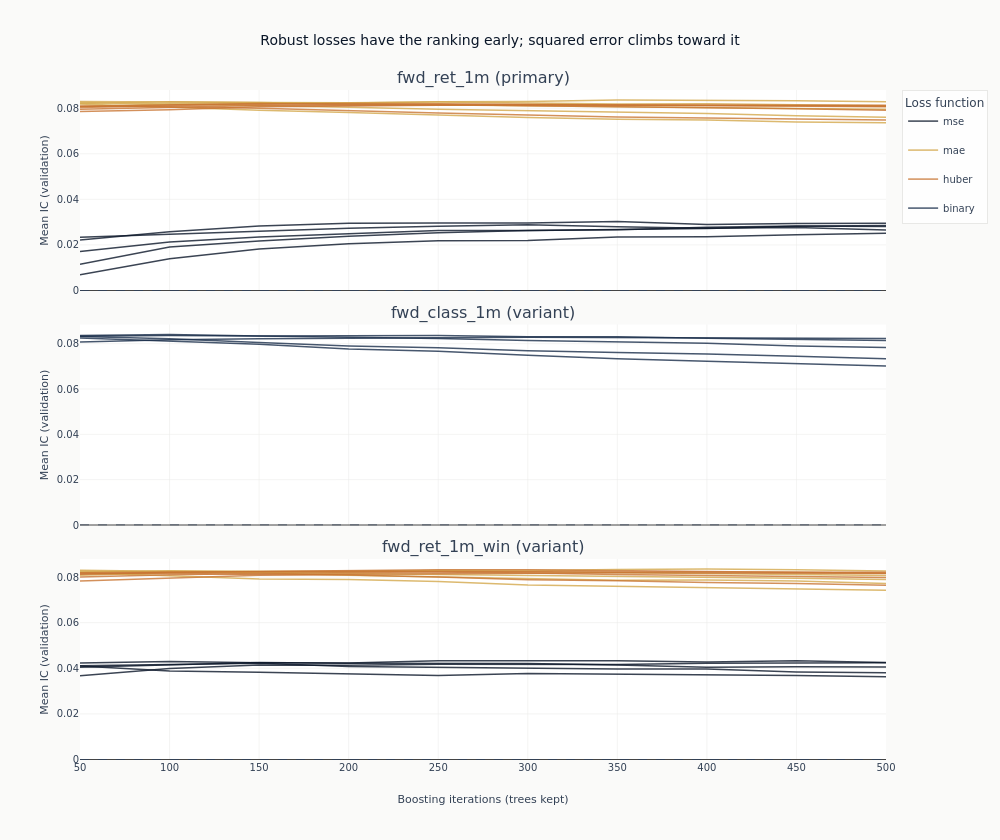

Here is the notebook cell this chart was saved with:
### Markdown cell above
### What more trees do

Each line traces one configuration's out-of-sample IC as trees are added to it, inside its own
target's panel. This is the figure the checkpoint dimension exists to produce, and it separates
two things a single end-of-training number cannot.

A line that rises and then flattens has learned what it is going to learn; a line still climbing
at the last checkpoint has not converged at the declared training length, and its final number
is a lower bound rather than a level. The colour is the loss function, which is the axis with a
mechanism behind it.

### Code cell
curves = catalog.filter("full_coverage").sort("label", "config_name", "checkpoint_value")
objectives = {
    "mse": COLORS["blue"],
    "mae": COLORS["amber"],
    "huber": COLORS["copper"],
    "binary": COLORS["slate"],
}


def objective_of(name: str) -> str:
    """Read the loss function out of a declared configuration name.

    Raising on an unrecognised name rather than defaulting is the point. The classification
    target declares `*_binary` configurations, and a default of `mse` would draw them in the
    squared-error colour under a legend saying the colour is the loss function.
    """
    match = next((key for key in objectives if name.endswith(key)), None)
    if match is None:
        raise ValueError(f"{name!r} does not end in a declared objective: {sorted(objectives)}")
    return match


fig_curves = make_subplots(
    rows=len(panel_labels),
    cols=1,
    shared_xaxes=True,
    shared_yaxes=True,
    vertical_spacing=0.05,
    subplot_titles=[
        f"{label} ({'primary' if label == primary else 'variant'})" for label in panel_labels
    ],
)
drawn_objectives: set[str] = set()
for row, label in enumerate(panel_labels, start=1):
    panel = curves.filter(pl.col("label") == label)
    for objective, color in objectives.items():
        members = [
            name
            for name in panel.get_column("config_name").unique(maintain_order=True)
            if objective_of(name) == objective
        ]
        for config_name in members:
            series = panel.filter(pl.col("config_name") == config_name)
            fig_curves.add_trace(
                go.Scatter(
                    x=series.get_column("checkpoint_value").to_list(),
                    y=series.get_column("ic_mean").to_list(),
                    mode="lines",
                    name=objective,
                    legendgroup=objective,
                    # One legend entry per loss function, not per configuration: the colour is
                    # the claim, and thirty-five named lines would bury it.
                    showlegend=objective not in drawn_objectives,
                    line=dict(color=color, width=1.5),
                    opacity=0.8,
                ),
                row=row,
                col=1,
            )
            drawn_objectives.add(objective)
    fig_curves.add_hline(
        y=0, line_width=1, line_dash="dash", line_color=COLORS["neutral"], row=row, col=1
    )
    fig_curves.update_yaxes(title_text="Mean IC (validation)", row=row, col=1)
fig_curves.update_xaxes(title_text="Boosting iterations (trees kept)", row=len(panel_labels), col=1)
fig_curves.update_layout(
    title="Robust losses have the ranking early; squared error climbs toward it",
    height=280 * len(panel_labels),
    width=1000,
    margin=dict(t=90),
    legend=dict(title_text="Loss function"),
)
# How many configurations are still climbing at the last checkpoint is a fact about the frame, so
# the alt text reads it rather than asserting a shape the next run may not reproduce.
climbing = (
    curves.group_by("label", "config_name")
    .agg(
        first_ic=pl.col("ic_mean").sort_by("checkpoint_value").first(),
        last_ic=pl.col("ic_mean").sort_by("checkpoint_value").last(),
        peak_checkpoint=pl.col("checkpoint_value").sort_by("ic_mean", descending=True).first(),
        last_checkpoint=pl.col("checkpoint_value").max(),
    )
    .with_columns(
        gain=pl.col("last_ic") - pl.col("first_ic"),
        peaks_at_the_end=pl.col("peak_checkpoint") == pl.col("last_checkpoint"),
    )
)
climb_text = "; ".join(
    f"{row['label']}: {row['at_end']} of {row['total']}"
    for row in climbing.group_by("label")
    .agg(total=pl.len(), at_end=pl.col("peaks_at_the_end").sum())
    .sort("label")
    .iter_rows(named=True)
)
show_plotly_with_alt(
    fig_curves,
    "Line charts of mean validation information coefficient against boosting iteration, one line "
    "per configuration, coloured by loss function: dark navy for squared error, gold for absolute "
    "error, copper for Huber, slate for the binary objective the classification target declares. "
    "One panel per label, sharing both axes, each with a dashed zero line. Counted from the "
    f"frame, the configurations whose highest point is their last checkpoint are {climb_text}. "
    "The gold and copper lines sit above the navy ones in both regression panels.",
)

### Figure 1 — Plotly figure (JSON) as saved in the notebook; plotly's stock layout.template omitted (floating-point values rounded to 4 significant figures)
{"data": [{"legendgroup": "mse", "line": {"color": "#0a1628", "width": 1.5}, "mode": "lines", "name": "mse", "opacity": 0.8, "showlegend": true, "type": "scatter", "x": [50, 100, 150, 200, 250, 300, 350, 400, 450, 500], "xaxis": "x", "y": [0.02339, 0.02468, 0.02629, 0.02737, 0.02818, 0.0289, 0.02801, 0.02737, 0.02761, 0.02658], "yaxis": "y"}, {"legendgroup": "mse", "line": {"color": "#0a1628", "width": 1.5}, "mode": "lines", "name": "mse", "opacity": 0.8, "showlegend": false, "type": "scatter", "x": [50, 100, 150, 200, 250, 300, 350, 400, 450, 500], "xaxis": "x", "y": [0.01147, 0.01907, 0.02177, 0.02385, 0.02531, 0.02629, 0.02666, 0.02781, 0.02827, 0.02806], "yaxis": "y"}, {"legendgroup": "mse", "line": {"color": "#0a1628", "width": 1.5}, "mode": "lines", "name": "mse", "opacity": 0.8, "showlegend": false, "type": "scatter", "x": [50, 100, 150, 200, 250, 300, 350, 400, 450, 500], "xaxis": "x", "y": [0.01711, 0.02124, 0.02346, 0.02499, 0.02633, 0.02638, 0.0268, 0.02721, 0.02821, 0.02855], "yaxis": "y"}, {"legendgroup": "mse", "line": {"color": "#0a1628", "width": 1.5}, "mode": "lines", "name": "mse", "opacity": 0.8, "showlegend": false, "type": "scatter", "x": [50, 100, 150, 200, 250, 300, 350, 400, 450, 500], "xaxis": "x", "y": [0.02218, 0.02581, 0.02827, 0.02955, 0.02968, 0.02961, 0.0303, 0.02893, 0.0294, 0.0295], "yaxis": "y"}, {"legendgroup": "mse", "line": {"color": "#0a1628", "width": 1.5}, "mode": "lines", "name": "mse", "opacity": 0.8, "showlegend": false, "type": "scatter", "x": [50, 100, 150, 200, 250, 300, 350, 400, 450, 500], "xaxis": "x", "y": [0.006856, 0.01395, 0.01821, 0.0205, 0.02185, 0.02199, 0.02346, 0.02362, 0.02446, 0.02517], "yaxis": "y"}, {"legendgroup": "mae", "line": {"color": "#D4A84B", "width": 1.5}, "mode": "lines", "name": "mae", "opacity": 0.8, "showlegend": true, "type": "scatter", "x": [50, 100, 150, 200, 250, 300, 350, 400, 450, 500], "xaxis": "x", "y": [0.08187, 0.08049, 0.07909, 0.07807, 0.07693, 0.07598, 0.07519, 0.07483, 0.07399, 0.07357], "yaxis": "y"}, {"legendgroup": "mae", "line": {"color": "#D4A84B", "width": 1.5}, "mode": "lines", "name": "mae", "opacity": 0.8, "showlegend": false, "type": "scatter", "x": [50, 100, 150, 200, 250, 300, 350, 400, 450, 500], "xaxis": "x", "y": [0.08207, 0.08279, 0.08252, 0.08242, 0.08272, 0.08244, 0.08183, 0.08197, 0.08146, 0.08112], "yaxis": "y"}, {"legendgroup": "mae", "line": {"color": "#D4A84B", "width": 1.5}, "mode": "lines", "name": "mae", "opacity": 0.8, "showlegend": false, "type": "scatter", "x": [50, 100, 150, 200, 250, 300, 350, 400, 450, 500], "xaxis": "x", "y": [0.08293, 0.08272, 0.08256, 0.08187, 0.08144, 0.08104, 0.08071, 0.08007, 0.07988, 0.07954], "yaxis": "y"}, {"legendgroup": "mae", "line": {"color": "#D4A84B", "width": 1.5}, "mode": "lines", "name": "mae", "opacity": 0.8, "showlegend": false, "type": "scatter", "x": [50, 100, 150, 200, 250, 300, 350, 400, 450, 500], "xaxis": "x", "y": [0.08255, 0.08187, 0.08126, 0.08038, 0.0795, 0.07881, 0.07811, 0.0777, 0.07667, 0.07601], "yaxis": "y"}, {"legendgroup": "mae", "line": {"color": "#D4A84B", "width": 1.5}, "mode": "lines", "name": "mae", "opacity": 0.8, "showlegend": false, "type": "scatter", "x": [50, 100, 150, 200, 250, 300, 350, 400, 450, 500], "xaxis": "x", "y": [0.08078, 0.08182, 0.08222, 0.0823, 0.08281, 0.08291, 0.08359, 0.08348, 0.08327, 0.08286], "yaxis": "y"}, {"legendgroup": "huber", "line": {"color": "#C87533", "width": 1.5}, "mode": "lines", "name": "huber", "opacity": 0.8, "showlegend": true, "type": "scatter", "x": [50, 100, 150, 200, 250, 300, 350, 400, 450, 500], "xaxis": "x", "y": [0.08092, 0.08065, 0.07994, 0.07883, 0.0779, 0.07699, 0.07614, 0.07566, 0.07538, 0.07488], "yaxis": "y"}, {"legendgroup": "huber", "line": {"color": "#C87533", "width": 1.5}, "mode": "lines", "name": "huber", "opacity": 0.8, "showlegend": false, "type": "scatter", "x": [50, 100, 150, 200, 250, 300, 350, 400, 450, 500], "xaxis": "x", "y": [0.07956, 0.08046, 0.08121, 0.08135, 0.08149, 0.08152, 0.08139, 0.08133, 0.08126, 0.08134], "yaxis": "y"}, {"legendgroup": "huber", "line": {"color": "#C87533", "width": 1.5}, "mode": "lines", "name": "huber", "opacity": 0.8, "showlegend": false, "type": "scatter", "x": [50, 100, 150, 200, 250, 300, 350, 400, 450, 500], "xaxis": "x", "y": [0.08034, 0.08124, 0.08175, 0.08209, 0.08194, 0.08162, 0.08133, 0.08127, 0.08097, 0.08061], "yaxis": "y"}, {"legendgroup": "huber", "line": {"color": "#C87533", "width": 1.5}, "mode": "lines", "name": "huber", "opacity": 0.8, "showlegend": false, "type": "scatter", "x": [50, 100, 150, 200, 250, 300, 350, 400, 450, 500], "xaxis": "x", "y": [0.08088, 0.08161, 0.08202, 0.08167, 0.08161, 0.08105, 0.08067, 0.08016, 0.07975, 0.07916], "yaxis": "y"}, {"legendgroup": "huber", "line": {"color": "#C87533", "width": 1.5}, "mode": "lines", "name": "huber", "opacity": 0.8, "showlegend": false, "type": "scatter", "x": [50, 100, 150, 200, 250, 300, 350, 400, 450, 500], "xaxis": "x", "y": [0.07854, 0.07931, 0.08063, 0.08102, 0.08133, 0.08139, 0.08137, 0.08129, 0.08107, 0.08092], "yaxis": "y"}, {"legendgroup": "binary", "line": {"color": "#1a2d4a", "width": 1.5}, "mode": "lines", "name": "binary", "opacity": 0.8, "showlegend": true, "type": "scatter", "x": [50, 100, 150, 200, 250, 300, 350, 400, 450, 500], "xaxis": "x2", "y": [0.08252, 0.08121, 0.07971, 0.07763, 0.07667, 0.07493, 0.07334, 0.07227, 0.07104, 0.07014], "yaxis": "y2"}, {"legendgroup": "binary", "line": {"color": "#1a2d4a", "width": 1.5}, "mode": "lines", "name": "binary", "opacity": 0.8, "showlegend": false, "type": "scatter", "x": [50, 100, 150, 200, 250, 300, 350, 400, 450, 500], "xaxis": "x2", "y": [0.08331, 0.08358, 0.08344, 0.08344, 0.08361, 0.08308, 0.08307, 0.08236, 0.08174, 0.08137], "yaxis": "y2"}, {"legendgroup": "binary", "line": {"color": "#1a2d4a", "width": 1.5}, "mode": "lines", "name": "binary", "opacity": 0.8, "showlegend": false, "type": "scatter", "x": [50, 100, 150, 200, 250, 300, 350, 400, 450, 500], "xaxis": "x2", "y": [0.08357, 0.08404, 0.08337, 0.08282, 0.08233, 0.08138, 0.08072, 0.08022, 0.07894, 0.07829], "yaxis": "y2"}, {"legendgroup": "binary", "line": {"color": "#1a2d4a", "width": 1.5}, "mode": "lines", "name": "binary", "opacity": 0.8, "showlegend": false, "type": "scatter", "x": [50, 100, 150, 200, 250, 300, 350, 400, 450, 500], "xaxis": "x2", "y": [0.08314, 0.08223, 0.08054, 0.07897, 0.07817, 0.07694, 0.07616, 0.07551, 0.07447, 0.07341], "yaxis": "y2"}, {"legendgroup": "binary", "line": {"color": "#1a2d4a", "width": 1.5}, "mode": "lines", "name": "binary", "opacity": 0.8, "showlegend": false, "type": "scatter", "x": [50, 100, 150, 200, 250, 300, 350, 400, 450, 500], "xaxis": "x2", "y": [0.08077, 0.08179, 0.0822, 0.08227, 0.0826, 0.08282, 0.08273, 0.08258, 0.08243, 0.08228], "yaxis": "y2"}, {"legendgroup": "mse", "line": {"color": "#0a1628", "width": 1.5}, "mode": "lines", "name": "mse", "opacity": 0.8, "showlegend": false, "type": "scatter", "x": [50, 100, 150, 200, 250, 300, 350, 400, 450, 500], "xaxis": "x3", "y": [0.04096, 0.03883, 0.03825, 0.03744, 0.03687, 0.03768, 0.03748, 0.03719, 0.03687, 0.0363], "yaxis": "y3"}, {"legendgroup": "mse", "line": {"color": "#0a1628", "width": 1.5}, "mode": "lines", "name": "mse", "opacity": 0.8, "showlegend": false, "type": "scatter", "x": [50, 100, 150, 200, 250, 300, 350, 400, 450, 500], "xaxis": "x3", "y": [0.04042, 0.04152, 0.04254, 0.0422, 0.04227, 0.04203, 0.04144, 0.04044, 0.04062, 0.04057], "yaxis": "y3"}, {"legendgroup": "mse", "line": {"color": "#0a1628", "width": 1.5}, "mode": "lines", "name": "mse", "opacity": 0.8, "showlegend": false, "type": "scatter", "x": [50, 100, 150, 200, 250, 300, 350, 400, 450, 500], "xaxis": "x3", "y": [0.04232, 0.04299, 0.04242, 0.04229, 0.04332, 0.04327, 0.04326, 0.04272, 0.04327, 0.04248], "yaxis": "y3"}, {"legendgroup": "mse", "line": {"color": "#0a1628", "width": 1.5}, "mode": "lines", "name": "mse", "opacity": 0.8, "showlegend": false, "type": "scatter", "x": [50, 100, 150, 200, 250, 300, 350, 400, 450, 500], "xaxis": "x3", "y": [0.04105, 0.0417, 0.04215, 0.04076, 0.04032, 0.03991, 0.03966, 0.03964, 0.03841, 0.038], "yaxis": "y3"}, {"legendgroup": "mse", "line": {"color": "#0a1628", "width": 1.5}, "mode": "lines", "name": "mse", "opacity": 0.8, "showlegend": false, "type": "scatter", "x": [50, 100, 150, 200, 250, 300, 350, 400, 450, 500], "xaxis": "x3", "y": [0.03669, 0.03988, 0.04147, 0.04136, 0.04174, 0.0415, 0.0416, 0.04216, 0.04233, 0.04241], "yaxis": "y3"}, {"legendgroup": "mae", "line": {"color": "#D4A84B", "width": 1.5}, "mode": "lines", "name": "mae", "opacity": 0.8, "showlegend": false, "type": "scatter", "x": [50, 100, 150, 200, 250, 300, 350, 400, 450, 500], "xaxis": "x3", "y": [0.08197, 0.08038, 0.0791, 0.07889, 0.078, 0.07652, 0.07593, 0.07551, 0.07472, 0.07418], "yaxis": "y3"}, {"legendgroup": "mae", "line": {"color": "#D4A84B", "width": 1.5}, "mode": "lines", "name": "mae", "opacity": 0.8, "showlegend": false, "type": "scatter", "x": [50, 100, 150, 200, 250, 300, 350, 400, 450, 500], "xaxis": "x3", "y": [0.08207, 0.08279, 0.08252, 0.08238, 0.08273, 0.08227, 0.0817, 0.08154, 0.08108, 0.08068], "yaxis": "y3"}, {"legendgroup": "mae", "line": {"color": "#D4A84B", "width": 1.5}, "mode": "lines", "name": "mae", "opacity": 0.8, "showlegend": false, "type": "scatter", "x": [50, 100, 150, 200, 250, 300, 350, 400, 450, 500], "xaxis": "x3", "y": [0.08293, 0.08255, 0.08194, 0.08154, 0.08106, 0.08071, 0.08036, 0.07983, 0.07945, 0.0789], "yaxis": "y3"}, {"legendgroup": "mae", "line": {"color": "#D4A84B", "width": 1.5}, "mode": "lines", "name": "mae", "opacity": 0.8, "showlegend": false, "type": "scatter", "x": [50, 100, 150, 200, 250, 300, 350, 400, 450, 500], "xaxis": "x3", "y": [0.08248, 0.08211, 0.08185, 0.08075, 0.08007, 0.07933, 0.07858, 0.07865, 0.07823, 0.0772], "yaxis": "y3"}, {"legendgroup": "mae", "line": {"color": "#D4A84B", "width": 1.5}, "mode": "lines", "name": "mae", "opacity": 0.8, "showlegend": false, "type": "scatter", "x": [50, 100, 150, 200, 250, 300, 350, 400, 450, 500], "xaxis": "x3", "y": [0.08079, 0.08183, 0.08222, 0.0823, 0.08285, 0.08283, 0.08334, 0.08349, 0.08313, 0.08266], "yaxis": "y3"}, {"legendgroup": "huber", "line": {"color": "#C87533", "width": 1.5}, "mode": "lines", "name": "huber", "opacity": 0.8, "showlegend": false, "type": "scatter", "x": [50, 100, 150, 200, 250, 300, 350, 400, 450, 500], "xaxis": "x3", "y": [0.08142, 0.08161, 0.08105, 0.08086, 0.07999, 0.07885, 0.07836, 0.07758, 0.07712, 0.07635], "yaxis": "y3"}, {"legendgroup": "huber", "line": {"color": "#C87533", "width": 1.5}, "mode": "lines", "name": "huber", "opacity": 0.8, "showlegend": false, "type": "scatter", "x": [50, 100, 150, 200, 250, 300, 350, 400, 450, 500], "xaxis": "x3", "y": [0.08, 0.08101, 0.08159, 0.0821, 0.08229, 0.08233, 0.08234, 0.08238, 0.0823, 0.0821], "yaxis": "y3"}, {"legendgroup": "huber", "line": {"color": "#C87533", "width": 1.5}, "mode": "lines", "name": "huber", "opacity": 0.8, "showlegend": false, "type": "scatter", "x": [50, 100, 150, 200, 250, 300, 350, 400, 450, 500], "xaxis": "x3", "y": [0.08123, 0.0821, 0.08246, 0.08278, 0.08322, 0.08318, 0.08286, 0.08246, 0.08213, 0.0817], "yaxis": "y3"}, {"legendgroup": "huber", "line": {"color": "#C87533", "width": 1.5}, "mode": "lines", "name": "huber", "opacity": 0.8, "showlegend": false, "type": "scatter", "x": [50, 100, 150, 200, 250, 300, 350, 400, 450, 500], "xaxis": "x3", "y": [0.08184, 0.08213, 0.08255, 0.08253, 0.08218, 0.0818, 0.08106, 0.08071, 0.0804, 0.0798], "yaxis": "y3"}, {"legendgroup": "huber", "line": {"color": "#C87533", "width": 1.5}, "mode": "lines", "name": "huber", "opacity": 0.8, "showlegend": false, "type": "scatter", "x": [50, 100, 150, 200, 250, 300, 350, 400, 450, 500], "xaxis": "x3", "y": [0.07822, 0.07953, 0.08078, 0.08126, 0.08149, 0.08151, 0.08183, 0.08173, 0.08168, 0.08155], "yaxis": "y3"}], "layout": {"annotations": [{"font": {"size": 16}, "showarrow": false, "text": "fwd_ret_1m (primary)", "x": 0.5, "xanchor": "center", "xref": "paper", "y": 1.0, "yanchor": "bottom", "yref": "paper"}, {"font": {"size": 16}, "showarrow": false, "text": "fwd_class_1m (variant)", "x": 0.5, "xanchor": "center", "xref": "paper", "y": 0.65, "yanchor": "bottom", "yref": "paper"}, {"font": {"size": 16}, "showarrow": false, "text": "fwd_ret_1m_win (variant)", "x": 0.5, "xanchor": "center", "xref": "paper", "y": 0.3, "yanchor": "bottom", "yref": "paper"}], "height": 840, "legend": {"title": {"text": "Loss function"}}, "margin": {"t": 90}, "shapes": [{"line": {"color": "#334155", "dash": "dash", "width": 1}, "type": "line", "x0": 0, "x1": 1, "xref": "x domain", "y0": 0, "y1": 0, "yref": "y"}, {"line": {"color": "#334155", "dash": "dash", "width": 1}, "type": "line", "x0": 0, "x1": 1, "xref": "x2 domain", "y0": 0, "y1": 0, "yref": "y2"}, {"line": {"color": "#334155", "dash": "dash", "width": 1}, "type": "line", "x0": 0, "x1": 1, "xref": "x3 domain", "y0": 0, "y1": 0, "yref": "y3"}], "title": {"text": "Robust losses have the ranking early; squared error climbs toward it"}, "width": 1000, "xaxis": {"anchor": "y", "domain": [0.0, 1.0], "matches": "x3", "showticklabels": false}, "xaxis2": {"anchor": "y2", "domain": [0.0, 1.0], "matches": "x3", "showticklabels": false}, "xaxis3": {"anchor": "y3", "domain": [0.0, 1.0], "title": {"text": "Boosting iterations (trees kept)"}}, "yaxis": {"anchor": "x", "domain": [0.7, 1.0], "title": {"text": "Mean IC (validation)"}}, "yaxis2": {"anchor": "x2", "domain": [0.35, 0.65], "title": {"text": "Mean IC (validation)"}}, "yaxis3": {"anchor": "x3", "domain": [0.0, 0.3], "title": {"text": "Mean IC (validation)"}}}}
